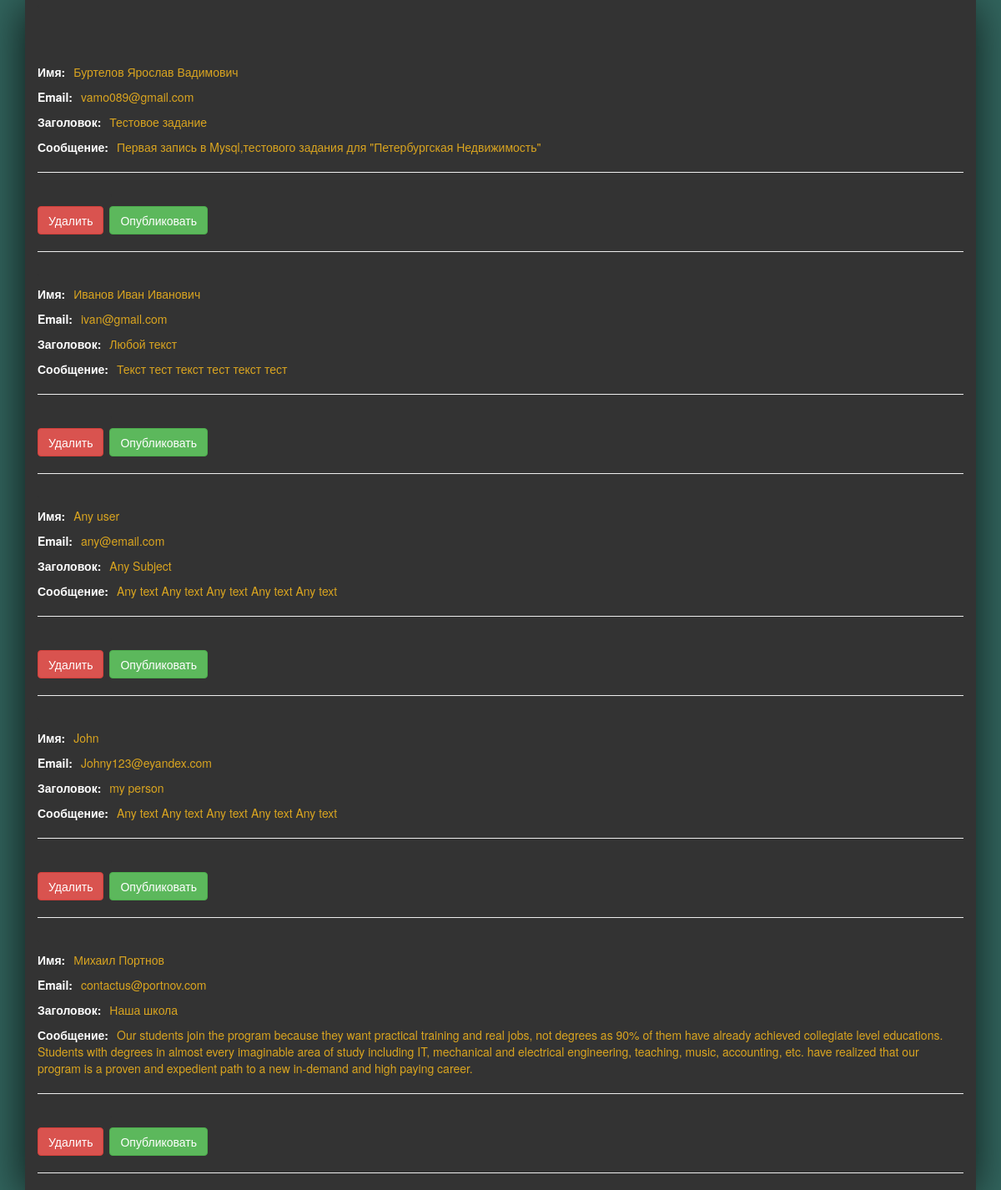
/moderation.php, run on the app's committed database.
### tables this page shows
CREATE TABLE `guests` (
  `id` int(11) NOT NULL,
  `name` text NOT NULL,
  `email` text NOT NULL,
  `subject` text NOT NULL,
  `message` text NOT NULL,
  `pass` int(11) NOT NULL
);

### moderation.php (the view, shortened to what this page needs)
<!DOCTYPE html>
<html lang="en">
<head>
  <link rel="stylesheet" href="https://maxcdn.bootstrapcdn.com/bootstrap/3.3.7/css/bootstrap.min.css">
  <link rel="stylesheet" type="text/css" href="mod/css/style.css">
</head>
<body>
	<div class="container">
		<div class="col-md-12 wrapper-all">
			<?php
  include 'mod/php/login.php';
  $query  = "SELECT * FROM guests WHERE pass='0'";
  $result = $conn->query($query);
  $rows = $result->num_rows;
  for ($j = 0 ; $j < $rows ; ++$j)
      {
    $result->data_seek($j);
    $row = $result->fetch_array(MYSQLI_NUM);
    print <<<_END
  '<div class="comments"><span>Имя:</span><p>$row[1]<p><span>Email: </span>$row[2]
  <p><span>Заголовок: </span>$row[3]<p><span>Сообщение: </span>$row[4]</div><hr/>'
  <form class="delete-form" action="moderation.php" method="post">
  <input type="hidden" name="delete" value="yes">
  <input type="hidden" name="id" value="$row[0]">
  <button type="submit" class="btn btn-danger">Удалить</button>
  </form>
  <form action="moderation.php" method="post">
  <input type="hidden" name="pass" value="yes">
  <input type="hidden" name="passid" value="$row[0]">
  <button type="submit" class="btn btn-success">Опубликовать</button><hr/></form>
_END;
  }
?>
		</div>
	</div>
</body>
</html>

### mod/css/style.css (style rules this page uses)
p { color: goldenrod; }
body { background: #32655e; }
.wrapper-all { background: #333333; height: 100%; -webkit-box-shadow: -2px 6px 50px 0px rgba(0,0,0,0.75); -moz-box-shadow: -2px 6px 50px 0px rgba(0,0,0,0.75); box-shadow: -2px 6px 50px 0px rgba(0,0,0,0.75); }
.comments span { font-weight: 700; float: left; color: #fff; padding-right: 10px; }
.comments:nth-child(1) { padding-top: 5%; }
.delete-form { float: left; padding-top: 20px; padding-right: 7px; }

### data on the page
guests: name "Буртелов Ярослав Вадимович", email "vamo089@gmail.com", subject "Тестовое задание", message "Первая запись в Mysql,тестового задания для \"Петербургская Недвижимость\""
guests: name "Иванов Иван Иванович", email "ivan@gmail.com", subject "Любой текст", message "Текст тест текст тест текст тест"
guests: name "Any user", email "any@email.com", subject "Any Subject", message "Any text Any text Any text Any text Any text"
guests: name "John", email "Johny123@eyandex.com", subject "my person", message "Any text Any text Any text Any text Any text"
guests: name "Михаил Портнов", email "contactus@portnov.com", subject "Наша школа", message "Our students join the program because they want practical training and real jobs, not degrees as 90% of them have already achieved collegiate level educations. Students with degrees in almost every imaginable area of study including IT, mechanical and electrical engineering, teaching, music, accounting, etc. have realized that our program is a proven and expedient path to a new in-demand and high paying career."
